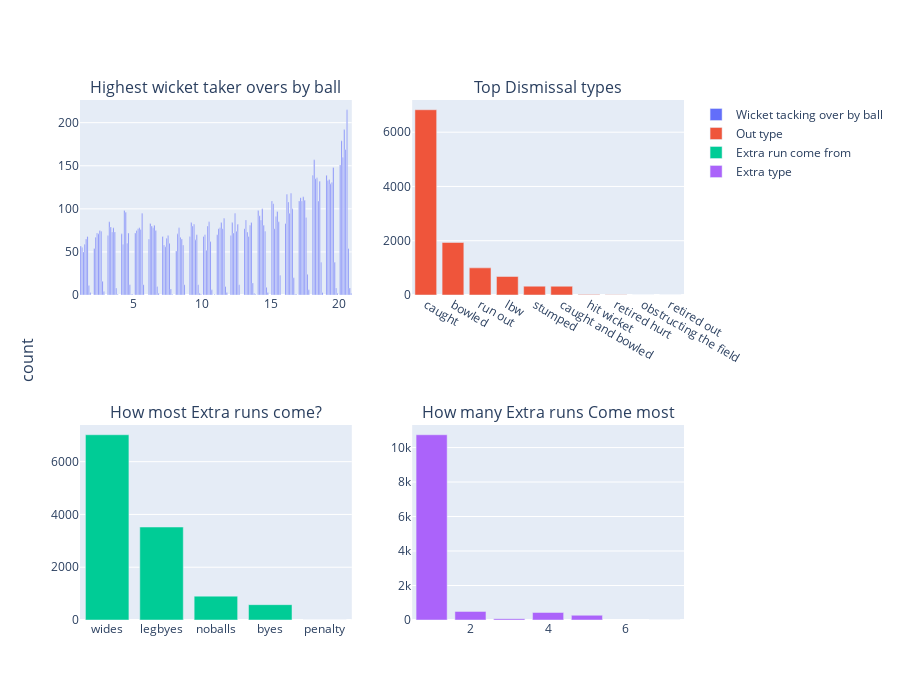

The notebook cell this image was saved under:
### Markdown cell above
#### exploring wicket_type, Extrar run type, extrat run and dismmisal type.

### Code cell
import plotly.graph_objects as go
from plotly.subplots import make_subplots

# Import your dataset and store it in a variable named "balls"

out = ipl_data_2["wicket_type"].value_counts()
extat = ipl_data_2["extra_run_type"].value_counts()
extar = ipl_data_2["extra_runs"].value_counts()[1:]
over = ipl_data_2[ipl_data_1["is_wicket"]==1]["ball"].value_counts()

fig = make_subplots(cols=2,rows=2,
    vertical_spacing = 0.25, horizontal_spacing=.1,
    subplot_titles=["Highest wicket taker overs by ball","Top Dismissal types","How most Extra runs come?","How many Extra runs Come most"],
    y_title="count"
    )

fig.add_trace(go.Bar(x=over.index+1,y=over.values,name="Wicket tacking over by ball"),row=1,col=1)
fig.add_trace(go.Bar(x=out.index,y=out.values,name="Out type"),row=1,col=2)
fig.add_trace(go.Bar(x=extat.index,y=extat.values,name="Extra run come from"),row=2,col=1)
fig.add_trace(go.Bar(y=extar.values,x=extar.index,name="Extra type"),row=2,col=2)
fig.update_layout(height=700,width=900)
fig.show()

### Figure 1 — Plotly figure (JSON) as saved in the notebook; plotly's stock layout.template omitted (floating-point values rounded to 4 significant figures; data arrays with more than 128 entries replaced by an {"elided": "..."} marker saying what was removed)
{"data": [{"name": "Wicket tacking over by ball", "type": "bar", "x": {"elided": "162 float values"}, "xaxis": "x", "y": {"elided": "162 int values"}, "yaxis": "y"}, {"name": "Out type", "type": "bar", "x": ["caught", "bowled", "run out", "lbw", "stumped", "caught and bowled", "hit wicket", "retired hurt", "obstructing the field", "retired out"], "xaxis": "x2", "y": [6827, 1936, 1000, 683, 325, 323, 14, 13, 2, 1], "yaxis": "y2"}, {"name": "Extra run come from", "type": "bar", "x": ["wides", "legbyes", "noballs", "byes", "penalty"], "xaxis": "x3", "y": [7020, 3523, 904, 581, 2], "yaxis": "y3"}, {"name": "Extra type", "type": "bar", "x": [1, 2, 4, 5, 3, 7], "xaxis": "x4", "y": [10742, 498, 436, 275, 78, 1], "yaxis": "y4"}], "layout": {"annotations": [{"font": {"size": 16}, "showarrow": false, "text": "Highest wicket taker overs by ball", "x": 0.225, "xanchor": "center", "xref": "paper", "y": 1, "yanchor": "bottom", "yref": "paper"}, {"font": {"size": 16}, "showarrow": false, "text": "Top Dismissal types", "x": 0.775, "xanchor": "center", "xref": "paper", "y": 1, "yanchor": "bottom", "yref": "paper"}, {"font": {"size": 16}, "showarrow": false, "text": "How most Extra runs come?", "x": 0.225, "xanchor": "center", "xref": "paper", "y": 0.375, "yanchor": "bottom", "yref": "paper"}, {"font": {"size": 16}, "showarrow": false, "text": "How many Extra runs Come most", "x": 0.775, "xanchor": "center", "xref": "paper", "y": 0.375, "yanchor": "bottom", "yref": "paper"}, {"font": {"size": 16}, "showarrow": false, "text": "count", "textangle": -90, "x": 0, "xanchor": "right", "xref": "paper", "xshift": -40, "y": 0.5, "yanchor": "middle", "yref": "paper"}], "height": 700, "width": 900, "xaxis": {"anchor": "y", "domain": [0, 0.45]}, "xaxis2": {"anchor": "y2", "domain": [0.55, 1]}, "xaxis3": {"anchor": "y3", "domain": [0, 0.45]}, "xaxis4": {"anchor": "y4", "domain": [0.55, 1]}, "yaxis": {"anchor": "x", "domain": [0.625, 1]}, "yaxis2": {"anchor": "x2", "domain": [0.625, 1]}, "yaxis3": {"anchor": "x3", "domain": [0, 0.375]}, "yaxis4": {"anchor": "x4", "domain": [0, 0.375]}}}
